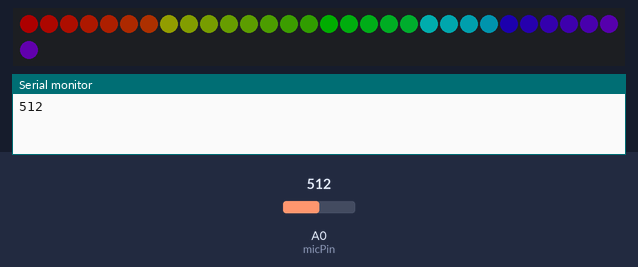
The sketch below on a simulated Arduino Uno, built with avr-gcc and run on an emulated ATmega328P. On the bench: 31 RGB LEDs in strip order, left to right, continuing on the next row, the last lines printed to the serial monitor. The inputs (shaded band) are chosen by the test bench; at power-on: A0 (micPin) = 512. Dim RGB values are drawn brighter than linear.

Above: at 0.15 s.
At 5.0 s:
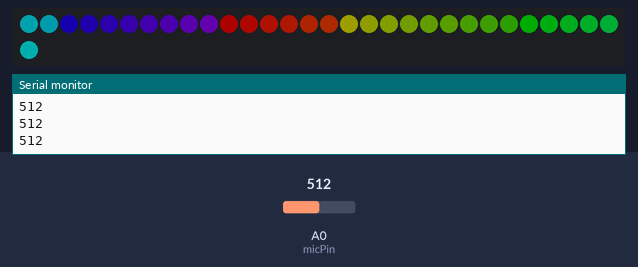
At 9.85 s:
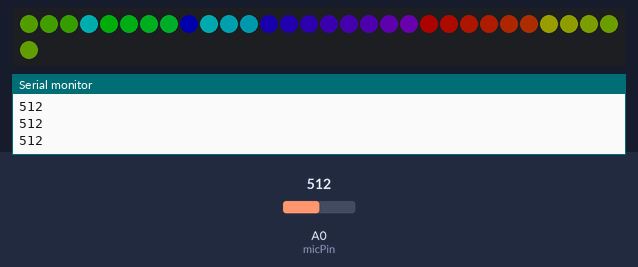
At 19.85 s:
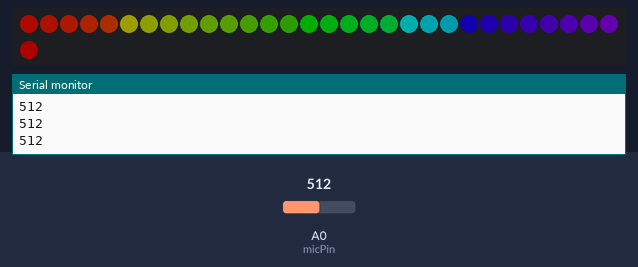
At 29.55 s:
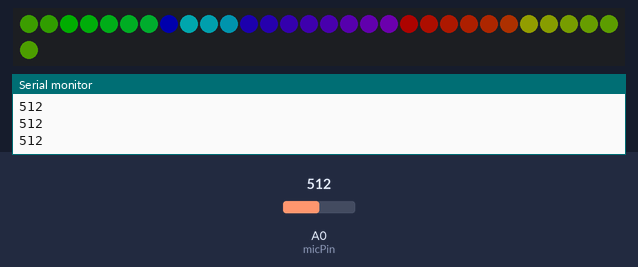
At 39.55 s:
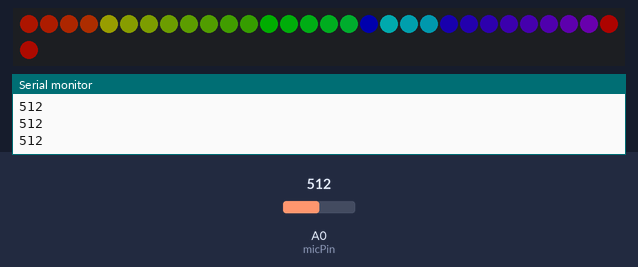

The sketch:

LEnta.ino
```cpp
#include "Adafruit_NeoPixel.h"
#define NL 31
#define PIN 13
const int micPin=A0;

Adafruit_NeoPixel strip = Adafruit_NeoPixel(NL,PIN, NEO_GRB+NEO_KHZ800);
void setup(){
  strip.begin();
  strip.setBrightness(50);
  Serial.begin(9600);
  }

void loop(){

  int mv=analogRead(micPin);
  Serial.println(mv);

 rainbow(1);

}

void rainbow(int wait){
 // int i,j;
  for(int j=0;j<256;j++)
  {
    for(int i=0; i<NL;i++)
    {
      strip.setPixelColor(i,Wheel(i*256/strip.numPixels()+j));
    }
    strip.show();
    delay(wait);
  }
}

uint32_t Wheel(byte WheelPos){
  if(WheelPos<50){ //красный-оранжевый(стоит удлинить)
    return strip.Color(255,WheelPos*1.5,0);
  }

  else if(WheelPos<120){//желтый-зеленый
    WheelPos+=15;
    return strip.Color(255-WheelPos*1.6,150,0);
  }
  else if(WheelPos<160){//зеленый-голубой
  WheelPos+=7;
    return strip.Color(0,255,WheelPos*2);
  }
  else if(WheelPos<190){//голубой-синий
  WheelPos+=6;
    return strip.Color(0,255-WheelPos*1.5,255);
  }
  else{
    WheelPos+=20;
    return strip.Color(120+WheelPos*2, 0,255);
  }
}
```
